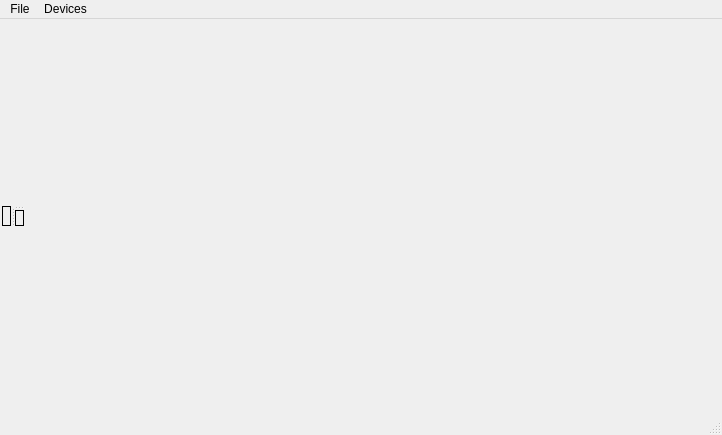
<?xml version="1.0" encoding="UTF-8"?>
<ui version="4.0">
 <class>Camera</class>
 <widget class="QMainWindow" name="Camera">
  <property name="geometry">
   <rect>
    <x>0</x>
    <y>0</y>
    <width>722</width>
    <height>435</height>
   </rect>
  </property>
  <property name="windowTitle">
   <string>Camera</string>
  </property>
  <widget class="QWidget" name="centralwidget">
   <layout class="QVBoxLayout" name="verticalLayout">
    <property name="sizeConstraint">
     <enum>QLayout::SetNoConstraint</enum>
    </property>
    <property name="leftMargin">
     <number>2</number>
    </property>
    <property name="topMargin">
     <number>2</number>
    </property>
    <property name="rightMargin">
     <number>2</number>
    </property>
    <property name="bottomMargin">
     <number>2</number>
    </property>
    <item>
     <widget class="QSplitter" name="splitter_2">
      <property name="sizePolicy">
       <sizepolicy hsizetype="Maximum" vsizetype="Maximum">
        <horstretch>0</horstretch>
        <verstretch>0</verstretch>
       </sizepolicy>
      </property>
      <property name="autoFillBackground">
       <bool>true</bool>
      </property>
      <property name="orientation">
       <enum>Qt::Horizontal</enum>
      </property>
      <widget class="QLabel" name="lastImagePreviewLabel">
       <property name="sizePolicy">
        <sizepolicy hsizetype="Preferred" vsizetype="MinimumExpanding">
         <horstretch>0</horstretch>
         <verstretch>0</verstretch>
        </sizepolicy>
       </property>
       <property name="frameShape">
        <enum>QFrame::Box</enum>
       </property>
       <property name="text">
        <string/>
       </property>
      </widget>
      <widget class="QSplitter" name="splitter">
       <property name="sizePolicy">
        <sizepolicy hsizetype="Preferred" vsizetype="Preferred">
         <horstretch>0</horstretch>
         <verstretch>0</verstretch>
        </sizepolicy>
       </property>
       <property name="orientation">
        <enum>Qt::Vertical</enum>
       </property>
       <widget class="QCameraViewfinder" name="viewfinder" native="true">
        <property name="enabled">
         <bool>true</bool>
        </property>
        <property name="sizePolicy">
         <sizepolicy hsizetype="Expanding" vsizetype="Expanding">
          <horstretch>0</horstretch>
          <verstretch>0</verstretch>
         </sizepolicy>
        </property>
       </widget>
       <widget class="QLabel" name="graphView">
        <property name="sizePolicy">
         <sizepolicy hsizetype="Maximum" vsizetype="Maximum">
          <horstretch>0</horstretch>
          <verstretch>0</verstretch>
         </sizepolicy>
        </property>
        <property name="frameShape">
         <enum>QFrame::Box</enum>
        </property>
        <property name="text">
         <string/>
        </property>
       </widget>
      </widget>
     </widget>
    </item>
   </layout>
  </widget>
  <widget class="QMenuBar" name="menubar">
   <property name="geometry">
    <rect>
     <x>0</x>
     <y>0</y>
     <width>722</width>
     <height>22</height>
    </rect>
   </property>
   <widget class="QMenu" name="menuFile">
    <property name="title">
     <string>File</string>
    </property>
    <addaction name="actionStartCamera"/>
    <addaction name="actionStopCamera"/>
    <addaction name="separator"/>
    <addaction name="actionSettings"/>
    <addaction name="separator"/>
    <addaction name="actionExit"/>
   </widget>
   <widget class="QMenu" name="menuDevices">
    <property name="title">
     <string>Devices</string>
    </property>
   </widget>
   <addaction name="menuFile"/>
   <addaction name="menuDevices"/>
  </widget>
  <widget class="QStatusBar" name="statusbar"/>
  <action name="actionExit">
   <property name="text">
    <string>Exit</string>
   </property>
  </action>
  <action name="actionStartCamera">
   <property name="text">
    <string>Start Camera</string>
   </property>
  </action>
  <action name="actionStopCamera">
   <property name="text">
    <string>Stop Camera</string>
   </property>
  </action>
  <action name="actionSettings">
   <property name="text">
    <string>Settings</string>
   </property>
  </action>
 </widget>
 <customwidgets>
  <customwidget>
   <class>QCameraViewfinder</class>
   <extends>QWidget</extends>
   <header>qcameraviewfinder.h</header>
   <container>1</container>
  </customwidget>
 </customwidgets>
 <resources/>
 <connections>
  <connection>
   <sender>actionExit</sender>
   <signal>triggered()</signal>
   <receiver>Camera</receiver>
   <slot>close()</slot>
   <hints>
    <hint type="sourcelabel">
     <x>-1</x>
     <y>-1</y>
    </hint>
    <hint type="destinationlabel">
     <x>154</x>
     <y>130</y>
    </hint>
   </hints>
  </connection>
  <connection>
   <sender>actionSettings</sender>
   <signal>triggered()</signal>
   <receiver>Camera</receiver>
   <slot>configureCaptureSettings()</slot>
   <hints>
    <hint type="sourcelabel">
     <x>-1</x>
     <y>-1</y>
    </hint>
    <hint type="destinationlabel">
     <x>333</x>
     <y>210</y>
    </hint>
   </hints>
  </connection>
  <connection>
   <sender>actionStartCamera</sender>
   <signal>triggered()</signal>
   <receiver>Camera</receiver>
   <slot>startCamera()</slot>
   <hints>
    <hint type="sourcelabel">
     <x>-1</x>
     <y>-1</y>
    </hint>
    <hint type="destinationlabel">
     <x>333</x>
     <y>210</y>
    </hint>
   </hints>
  </connection>
  <connection>
   <sender>actionStopCamera</sender>
   <signal>triggered()</signal>
   <receiver>Camera</receiver>
   <slot>stopCamera()</slot>
   <hints>
    <hint type="sourcelabel">
     <x>-1</x>
     <y>-1</y>
    </hint>
    <hint type="destinationlabel">
     <x>333</x>
     <y>210</y>
    </hint>
   </hints>
  </connection>
 </connections>
 <slots>
  <slot>record()</slot>
  <slot>pause()</slot>
  <slot>stop()</slot>
  <slot>enablePreview(bool)</slot>
  <slot>configureCaptureSettings()</slot>
  <slot>takeImage()</slot>
  <slot>startCamera()</slot>
  <slot>toggleLock()</slot>
  <slot>setMuted(bool)</slot>
  <slot>stopCamera()</slot>
  <slot>setExposureCompensation(int)</slot>
 </slots>
</ui>
